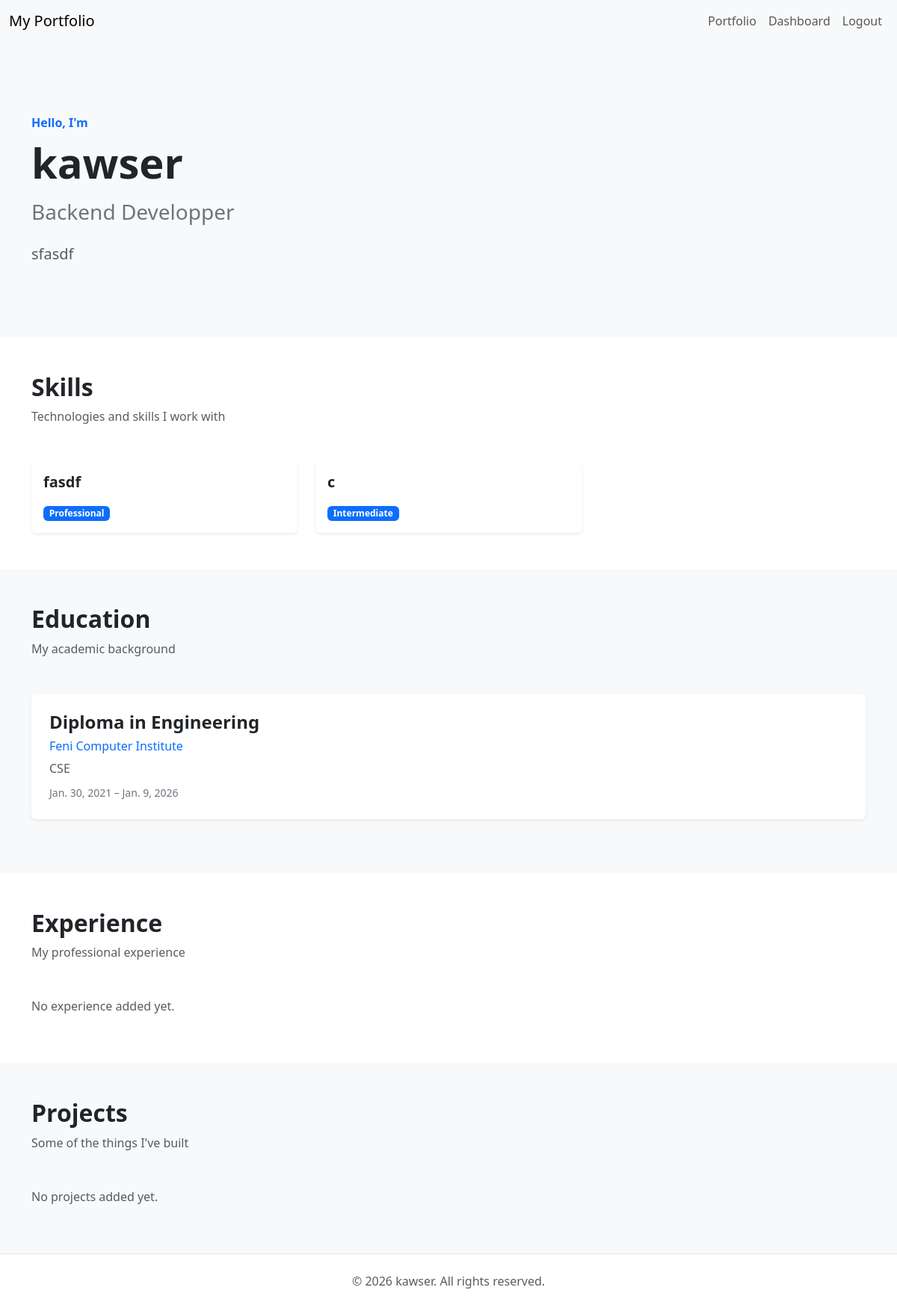
Page /portfolio/ (signed in) on the committed database.
### Portpolio/models.py (models this page shows, shortened)
class Portfolio(models.Model):
    user = models.OneToOneField(settings.AUTH_USER_MODEL, on_delete=models.CASCADE, related_name='portfolio')
    full_name = models.CharField(max_length=255)
    professional_title = models.CharField(max_length=120, null=True)
    bio = models.TextField(blank=True)

class Skills(models.Model):
    class Level(models.TextChoices):
        BEGINNER = "beginner", "Beginner"
        INTERMEDIATE = "intermediate", "Intermediate"
        PROFESSIONAL = "professional", "Professional"
    portfolio = models.ForeignKey(Portfolio, on_delete=models.CASCADE, related_name='skills')
    name = models.CharField(max_length=120)
    level=models.CharField(max_length=30, choices=Level.choices)

class Education(models.Model):
    portfolio = models.ForeignKey(Portfolio, on_delete=models.CASCADE, related_name='educations')
    institution = models.CharField(max_length=255)
    degree = models.CharField(max_length=120)
    field_of_study = models.CharField(max_length=120)
    start_date = models.DateField()
    end_date = models.DateField(null=True, blank=True)

### Portpolio/views.py (the view)
# urls.py: path('portfolio/', include("Portpolio.urls"))
@login_required
def portfolio(request):
    portfolio = request.user.portfolio
    return render(
        request,
        "portfolio.html",
        {"portfolio": portfolio}
    )

### Portpolio/templates/portfolio.html (shortened to what this page needs)
{% extends "base.html" %}
{% block content %}
<section class="py-5 bg-light">
    <div class="container py-5">
        <div class="row align-items-center">
            <div class="col-lg-8">
                <p class="text-primary fw-semibold mb-2">
                    Hello, I'm
                </p>
                <h1 class="display-4 fw-bold mb-3">
                    {{ portfolio.full_name }}
                </h1>
                <h3 class="text-secondary mb-4">
                    {{ portfolio.professional_title }}
                </h3>
                <p class="lead text-muted mb-0">
                    {{ portfolio.bio }}
                </p>
            </div>
        </div>
    </div>
</section>
<section class="py-5">
    <div class="container">
        <div class="mb-5">
            <h2 class="fw-bold">Skills</h2>
            <p class="text-muted">
                Technologies and skills I work with
            </p>
        </div>
        <div class="row g-4">
            {% for skill in portfolio.skills.all %}
            <div class="col-md-6 col-lg-4">
                <div class="card h-100 border-0 shadow-sm">
                    <div class="card-body">
                        <h5 class="fw-semibold mb-3">
                            {{ skill.name }}
                        </h5>
                        <span class="badge bg-primary">
                            {{ skill.level|title }}
                        </span>
                    </div>
                </div>
            </div>
            {% empty %}
            <p class="text-muted">
                No skills added yet.
            </p>
            {% endfor %}
        </div>
    </div>
</section>
<section class="py-5 bg-light">
    <div class="container">
        <div class="mb-5">
            <h2 class="fw-bold">Education</h2>
            <p class="text-muted">
                My academic background
            </p>
        </div>
        {% for education in portfolio.educations.all %}
        <div class="card border-0 shadow-sm mb-4">
            <div class="card-body p-4">
                <h4 class="fw-bold">
                    {{ education.degree }}
                </h4>
                <h6 class="text-primary">
                    {{ education.institution }}
                </h6>
                <p class="text-muted mb-2">
                    {{ education.field_of_study }}
                </p>
                <small class="text-secondary">
                    {{ education.start_date }}
                    –
                    {{ education.end_date|default:"Present" }}
                </small>
            </div>
        </div>
        {% empty %}
        <p class="text-muted">
            No education information added yet.
        </p>
        {% endfor %}
    </div>
</section>
<section class="py-5">
    <div class="container">
        <div class="mb-5">
            <h2 class="fw-bold">Experience</h2>
            <p class="text-muted">
                My professional experience
            </p>
        </div>
        {% for experience in portfolio.experiences.all %}
        <div class="card border-0 shadow-sm mb-4">
            <div class="card-body p-4">
                <h4 class="fw-bold">
                    {{ experience.position }}
                </h4>
                <h6 class="text-primary">
                    {{ experience.company }}
                </h6>
                <p class="text-muted">
                    {{ experience.start_date }}
                    –
                    {{ experience.end_date|default:"Present" }}
                </p>
            </div>
        </div>
        {% empty %}
        <p class="text-muted">
            No experience added yet.
        </p>
        {% endfor %}
    </div>
</section>
<section class="py-5 bg-light">
    <div class="container">
        <div class="mb-5">
            <h2 class="fw-bold">Projects</h2>
            <p class="text-muted">
                Some of the things I've built
            </p>
        </div>
        <div class="row g-4">
            {% for project in portfolio.projects.all %}
            <div class="col-md-6 col-lg-4">
                <div class="card h-100 border-0 shadow-sm">
                    <div class="card-body d-flex flex-column">
                        <h4 class="fw-bold mb-3">
                            {{ project.title }}
                        </h4>
                        <p class="text-muted">
                            {{ project.description }}
                        </p>
                        <div class="mt-auto pt-3">
                            {% if project.github_url %}
                            <a href="{{ project.github_url }}"
                               target="_blank"
                               class="btn btn-dark btn-sm me-2">
                                GitHub
                            </a>
                            {% endif %}
                            {% if project.live_link %}
                            <a href="{{ project.live_link }}"
                               target="_blank"
                               class="btn btn-primary btn-sm">
                                Live Demo
                            </a>
                            {% endif %}
                        </div>
                    </div>
                </div>
            </div>
            {% empty %}
            <p class="text-muted">
                No projects added yet.
            </p>
            {% endfor %}
        </div>
    </div>
</section>
<footer class="py-4 border-top">
    <div class="container text-center">
        <p class="text-muted mb-0">
            © {% now "Y" %} {{ portfolio.full_name }}.
            All rights reserved.
        </p>
    </div>
</footer>
{% endblock content %}

### Portpolio/templates/base.html (shortened to what this page needs)
<!doctype html>
<html lang="en">
  <head>
    <link href="https://cdn.jsdelivr.net/npm/bootstrap@5.3.8/dist/css/bootstrap.min.css" rel="stylesheet">
  </head>
  <body>
    <nav class="navbar navbar-expand-lg bg-body-tertiary">
    <div class="container-fluid">
        <a class="navbar-brand" href="{% url 'portfolio' %}">
            My Portfolio
        </a>
        <div class="collapse navbar-collapse" id="navbarNav">
            <ul class="navbar-nav ms-auto">
                {% if user.is_authenticated %}
                    <li class="nav-item">
                        <a class="nav-link" href="{% url 'portfolio' %}">
                            Portfolio
                        </a>
                    </li>
                    <li class="nav-item">
                        <a class="nav-link" href="{% url 'profile' %}">
                            Dashboard
                        </a>
                    </li>
                    <li class="nav-item">
                        <a class="nav-link" href="{% url 'logout' %}">
                            Logout
                        </a>
                    </li>
                {% endif %}
            </ul>
        </div>
    </div>
</nav>
    {% block content %}{% endblock content %}
  </body>
</html>

### rows in the picture
Portfolio: full_name "kawser", professional_title "Backend Developper", bio "sfasdf"
Skills: name "fasdf", level "Professional"
Skills: name "c", level "Intermediate"
Education: degree "Diploma in Engineering", institution "Feni Computer Institute", field_of_study "CSE", start_date "Jan. 30, 2021", end_date "Jan. 9, 2026"
